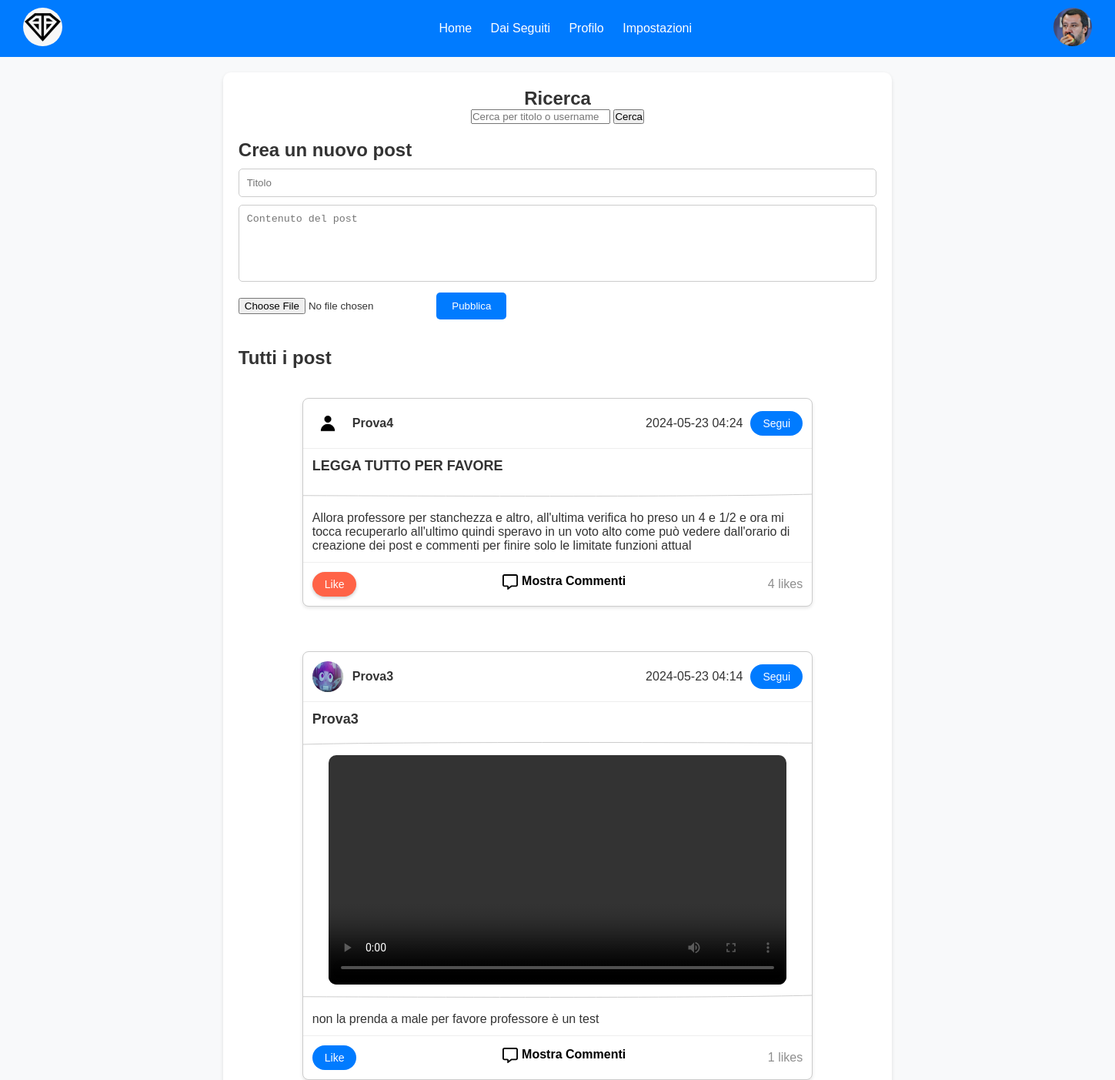
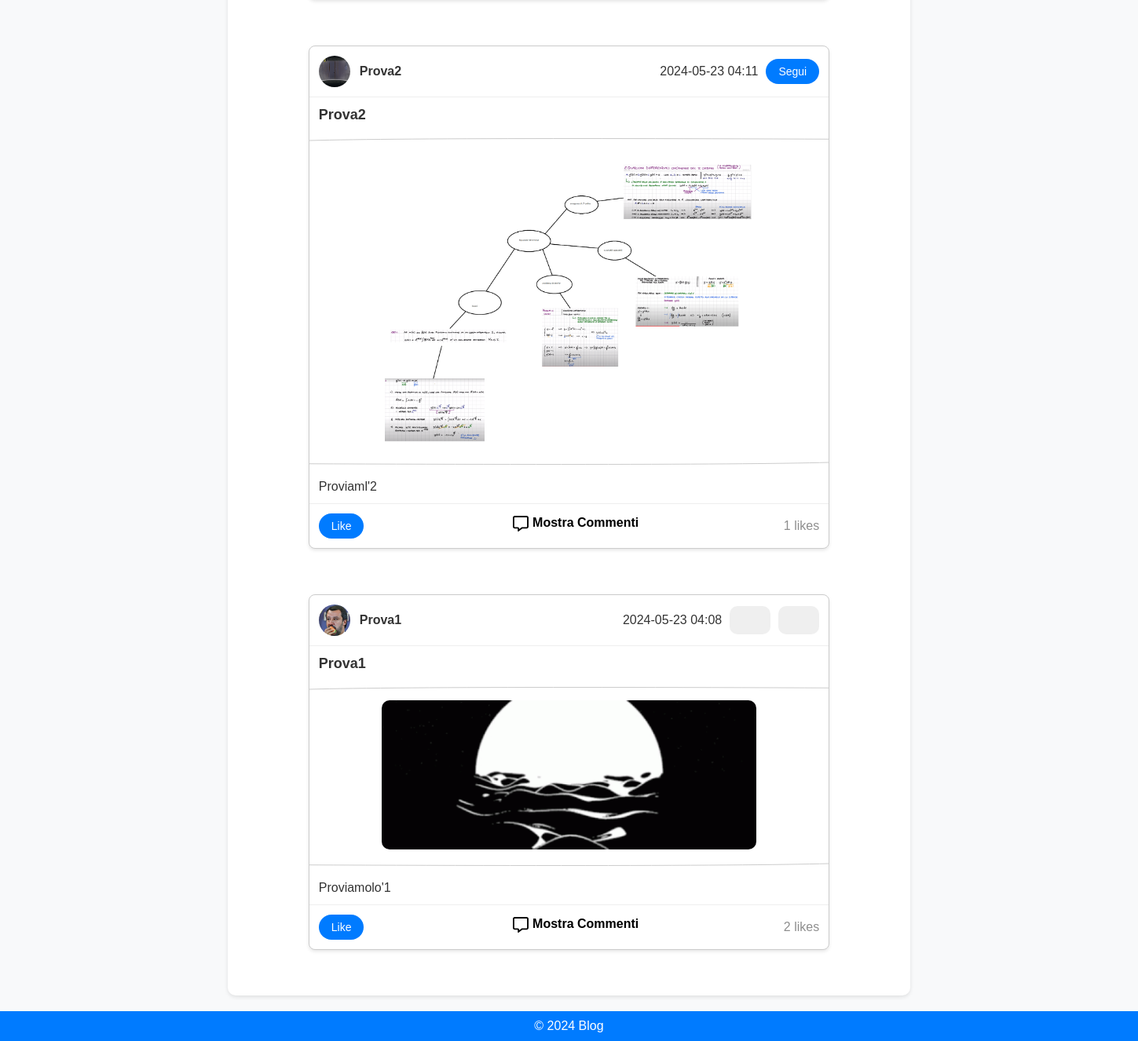
Screenshot of /home.php (signed in) with the database file from the repository (2 pictures, top to bottom).
### tables this page shows
CREATE TABLE `userdata` (
  `id` int(11) NOT NULL,
  `banner` varchar(255) DEFAULT NULL,
  `descrizione` varchar(255) DEFAULT NULL,
  `idUser` int(11) NOT NULL
);

CREATE TABLE `post` (
  `id` int(11) NOT NULL,
  `titolo` varchar(30) NOT NULL,
  `descrizione` varchar(255) DEFAULT NULL,
  `media` varchar(255) DEFAULT NULL,
  `id_utente` int(11) NOT NULL,
  `data_post` varchar(255) NOT NULL
);

### home.php (the view, shortened to what this page needs)
<?php
    if (isset($_SESSION['email']) && isset($_SESSION['password'])) {
        $email = $_SESSION['email'];
        $password = $_SESSION['password'];
    } elseif (isset($_COOKIE['email']) && isset($_COOKIE['password'])) {
        $email = $_COOKIE['email'];
        $password = $_COOKIE['password'];
    } else {
        header("Location: login/index.html");
        exit();
    }
    $host = "localhost";
    $usernam = "root";
    $passwor = "";
    $dbname = "blog";
    $con = mysqli_connect($host, $usernam, $passwor, $dbname);
    $query = "SELECT userdata.banner, login.id, login.username FROM login, userdata WHERE login.id = userdata.idUser AND login.email = '$email' AND login.passworld = '$password';";
    $result = mysqli_query($con, $query);
    if (mysqli_num_rows($result) > 0) {
        $row = mysqli_fetch_assoc($result);
        $id = $row['id'];
    }
?>
<!DOCTYPE html>
<html lang="it">
<head>
    <link rel="stylesheet" href="https://cdnjs.cloudflare.com/ajax/libs/font-awesome/4.7.0/css/font-awesome.min.css">
    <link rel="stylesheet" href="https://cdnjs.cloudflare.com/ajax/libs/font-awesome/5.15.4/css/all.min.css" />
</head>
<body>
    <?php include ("header.php")?>
    <main>
        <section class="search-section" style="text-align:center">
            <h2>Ricerca</h2>
            <form action="ricerca.php" method="get">
                <input type="text" name="query" id="search-input" placeholder="Cerca per titolo o username">
                <button type="submit">Cerca</button>
            </form>
        </section>
        <section class="new-post">
            <h2>Crea un nuovo post</h2>
            <form class="post-form" action="crea_post.php" method="POST" enctype="multipart/form-data">
                <input type="text" name="titolo" id="titolo" style="cursor: text;" placeholder="Titolo" required>
                <textarea style="resize: none; cursor: text;" id="descrizione" name="descrizione" placeholder="Contenuto del post"></textarea>
                <input type="file" name="media" accept="image/*, video/*">
                <button type="submit">Pubblica</button>
            </form>
        </section>
        <br><br>
        <h2 style="width: 1178.7px;">Tutti i post</h2>
        <section class="posts" id="posts">
            <br>
            <?php
                $con = mysqli_connect($host, $usernam, $passwor, $dbname);
                $get_post = "SELECT * FROM `post` ORDER BY `post`.`data_post` DESC;";
                $post_respost = mysqli_query($con, $get_post);
                if (mysqli_num_rows($post_respost) > 0) {
                    while($post = mysqli_fetch_assoc($post_respost)){
                        $id_post = $post['id'];
                        $get_user_by_post = "SELECT login.id, login.username, userdata.banner FROM login, userdata, post WHERE login.id = userdata.idUser AND post.id_utente = login.id AND post.id = $id_post;";
                        $get_user_by_post_result = mysqli_query($con, $get_user_by_post);
                        if (mysqli_num_rows($get_user_by_post_result) > 0) {
                            while($postUser = mysqli_fetch_assoc($get_user_by_post_result)){
                            if($postUser['banner'] != null || $postUser['banner'] != "")
                                $userLogo = $postUser['banner'];
                            else
                                $userLogo = 'https://thestatestimes.com/storage/post_display/20201213175850n562a.jpg';
                            echo '
                                <div class="post-container" id="post-'.$id_post.'">
                                    <div class="post-header">
                                    <img class="post-header-img" src="'.$userLogo.'" alt="Profile Picture">
                                    <div class="username">'.$postUser['username'].'</div>
                                    <div class="data-post">'.date("Y-m-d H:i", strtotime($post['data_post'])).'</div>
                                    ';
                                    if($postUser['id'] != $id){
                                        echo '
                                            <button class="follow-button">Segui</button>';
                                    }else{
                                                echo '
                                                <form id="modifyPostForm-'.$id_post.'" class="modifyPostForm" action="update_post.php" method="post" enctype="multipart/form-data">
                                                    <input type="hidden" id="id_post" name="id_post" value="'.$id_post.'">
                                                    <input type="text" id="postTitle" name="postTitle" required ' . ($post['titolo'] != null ? 'value="'.$post['titolo'].'"' : 'placeholder="Inserisci un titolo"') . '>
                                                    ' . ($post[''] == null ? '' : '') . ''.($post[''] != null ? $post[''] : ''). '
                                                        <input type="file" class="media" id="media-'.$id_post.'" name="media" accept="image/*, video/*" onchange="updatePostImg('.$id_post.')">
                                                        <input type="checkbox" class="styled-checkbox" id="nessunMedia-'.$id_post.'" name="nessunMedia">
                                                </form>
                                        <button class="modify-post-button" id="modify-post-button" onclick="openModal('.$id_post.');"><i class="fa fa-pencil" aria-hidden="true" style="font-size:20px"></i></button>
                                        <button class="delite-post-button" id="delite-post-button" onclick="del_post(' . $id_post . ');"><i class="fa fa-trash-o" aria-hidden="true" style="font-size:20px"></i></button>';
                                    }
                                    echo '
                                    </div>
                                    <h2 class="post-title">'.$post['titolo'].'</h2>
                                    <div id="media-post-'.$post['id'].'">
                                    ';
                                        $media_url = $post['media'];
                                        if (!empty($media_url)) {
                                            $extension = pathinfo($media_url, PATHINFO_EXTENSION);
                                            if (in_array($extension, ['jpg', 'jpeg', 'png', 'gif', 'mp4', 'avi', 'mov', 'wmv', 'flv', '3gp', 'webm']))
                                                echo '
                                                    <div class="curved-line" style="width: auto;">
                                                        <svg width="100%" height="20">
                                                            <path d="M0 10 Q182 5 1000 10" stroke="#ccc" stroke-width="1" fill="none"></path>
                                                        </svg>
                                                    </div>';
                                            if (in_array($extension, ['jpg', 'jpeg', 'png', 'gif'])) {
                                                echo '<div style="text-align:center;" class="video-container"><img class="post-image" style="max-width:80%; border-radius: 10px;" src="'.$post['media'].'" alt="Post Image"></div>';
                                            } elseif (in_array($extension, ['mp4', 'avi', 'mov', 'wmv', 'flv', '3gp', 'webm'])) {
                                                echo '<div class="video-container"><video controls>';
                                                echo "<source src='$media_url' type='video/mp4'>";
                                                echo "</video></div>";
                                            }
                                        }
                                    echo '
                                    </div>
                                    ';
                                    if (!empty($post['descrizione']))
                                                echo '
                                                    <div class="curved-line" style="transform: rotate(180deg); width: auto;">
                                                        <svg width="100%" height="20">
                                                            <path d="M0 10 Q182 5 1000 10" stroke="#ccc" stroke-width="1" fill="none"></path>
                                                        </svg>
                                                    </div>';
                                    echo '
                                    <div class="post-details">
                                    <p class="post-description">'.$post['descrizione'].'</p>
                                    </div>
                                    <div class="post-actions">
                                        <div class="like-button">
                                            ';
                                            $get_likes = "SELECT likes.id FROM likes WHERE likes.id_utente = $id AND likes.id_post = $id_post;";
                                            $likes_respost = mysqli_query($con, $get_likes);
                                            if (mysqli_num_rows($likes_respost) > 0) {
                                                $likes = mysqli_fetch_assoc($likes_respost);
                                                if($likes['id']){
                                                    echo '<button class="liked" id="like-button-'.$id_post.'" onclick="like('.$likes['id'].',null,null)">Like</button>';
                                                }
                                            }else{
                                                echo '<button class="like-disattivo" id="like-button-'.$id_post.'" onclick="like(null, '.$id_post.', '.$id.')">Like</button>';
                                            }
                                            $get_number_of_likes = "SELECT COUNT(likes.id) AS NumberOfLikes FROM likes WHERE likes.id_post = $id_post";
                                            $likes_number_respost = mysqli_query($con, $get_number_of_likes);
                                            if (mysqli_num_rows($likes_number_respost) > 0) {
                                                $just_likes_number = mysqli_fetch_assoc($likes_number_respost);
                                                $likes_number = $just_likes_number['NumberOfLikes'];
                                            }
                                        echo '
                                        </div>
                                        <div style="display: inline-flex;">
                                            <button id="comment-toggle" onclick="toggleClass('.$id_post.')" class="nascosto comment-toggle" style="display: inline-flex;">
                                                <img class="fa-solid fa-message" src="message-regular.svg" style="height: 20px;margin-right: 5px;" >
                                                <h3 class="comments-title" id="comments-title-'.$id_post.'">Mostra Commenti</h3>
                                            </button>
                                        </div>
                                    <div class="likes">'.$likes_number.' likes</div>
                                    </div>
                                    <div class="comments-section nascosto" id="comments-section-'.$id_post.'">
                                        <div style="margin-top: 10px;margin-bottom: 10px;">
                                            <form class="comment-form" action="crea_commento.php" method="POST">
                                                <input type="hidden" name="id_post" value="'.$id_post.'">
                                                <input type="hidden" name="id_user" value="'.$id.'">
                                                <textarea id="commento-text" name="commento-text" required placeholder="Aggiungi un commento..."></textarea>
                                                <button type="submit"><i class="fa fa-paper-plane" aria-hidden="true"></i></button>
                                            </form>
                                        </div>
                                    <div class="post-comments">
                                    ';
                                    echo '
                                    </div>
                                    </div>
                                </div>
                                <br>
                            ';}
                        }
                    }
                }
                ?>
        </section>
    </main>
    <footer>
        <p>&copy; 2024 Blog</p>
    </footer>
</body>
</html>

### header.php (shortened to what this page needs)
<?php
    if (isset($_SESSION['email']) && isset($_SESSION['password'])) {
        $email = $_SESSION['email'];
        $password = $_SESSION['password'];
    } elseif (isset($_COOKIE['email']) && isset($_COOKIE['password'])) {
        $email = $_COOKIE['email'];
        $password = $_COOKIE['password'];
    } else {
        header("Location: login/index.html");
        exit();
    }
    $host = "localhost";
    $usernam = "root";
    $passwor = "";
    $dbname = "blog";
    $con = mysqli_connect($host, $usernam, $passwor, $dbname);
    $query = "SELECT userdata.banner FROM login, userdata WHERE login.id = userdata.idUser AND login.email = '$email' AND login.passworld = '$password';";
    $result = mysqli_query($con, $query);
    if (mysqli_num_rows($result) > 0) {
        $row = mysqli_fetch_assoc($result);
        $banner = $row['banner'];
        $userLogo = $banner;
    } else {
        $userLogo = 'https://thestatestimes.com/storage/post_display/20201213175850n562a.jpg';
    }
?>
<header>
    <div class="logo">
        <img style="border-radius: 50%; margin-left: 10px;" src="IMG-20190831-WA0002.jpg" alt="Logo">
    </div>
    <nav>
        <ul>
            <li><a href="http://localhost/socialMedia/home.php">Home</a></li>
            <li><a href="#">Dai Seguiti</a></li>
            <li><a href="#">Profilo</a></li>
            <li><a href="http://localhost/socialMedia/impostazioni.php">Impostazioni</a></li>
        </ul>
    </nav>
    <div class="user-banner" style="margin-right: 10px;">
        <img id="userLogo" onclick="toggleProfileMenu()" style="height: 50px; width: 50px; border-radius: 50%;" src="<?php echo $userLogo?>" alt="User Icon">
    </div>
</header>

### rows the page displays
userdata: banner (picture), idUser.username "Prova1", post.media (picture), likes_number "2"
post: data_post "2024-05-23 04:24", titolo "LEGGA TUTTO PER FAVORE", descrizione "Allora professore per stanchezza e altro, all'ultima verifica ho preso un 4 e 1/2 e ora mi tocca recuperarlo all'ultimo quindi speravo in un voto alto come può vedere dall'orario di creazione dei post e commenti per finire solo le limitate funzioni attual"
userdata: banner (placeholder picture), idUser.username "Prova4", shows "Segui", likes_number "4"
post: data_post "2024-05-23 04:14", titolo "Prova3", descrizione "non la prenda a male per favore professore è un test"
userdata: banner (picture), idUser.username "Prova3", shows "Segui", likes_number "1"
post: data_post "2024-05-23 04:11", titolo "Prova2", descrizione "Proviaml'2"
userdata: banner (picture), idUser.username "Prova2", shows "Segui", post.media (picture), likes_number "1"
post: data_post "2024-05-23 04:08", titolo "Prova1", descrizione "Proviamolo'1"
